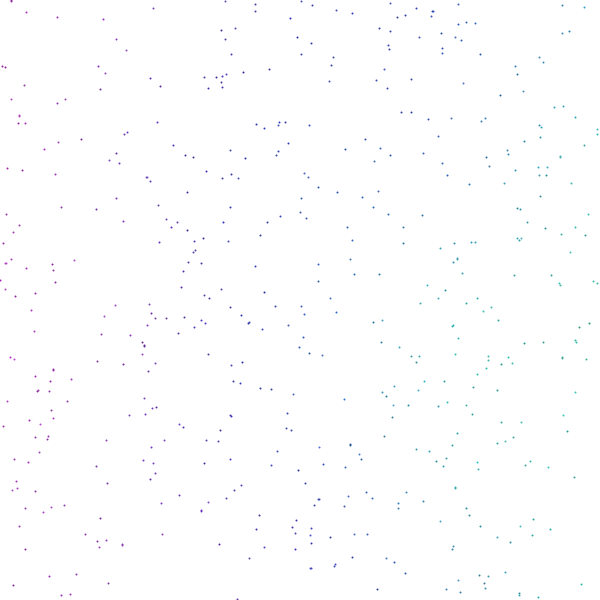
Frame 1 (no input)
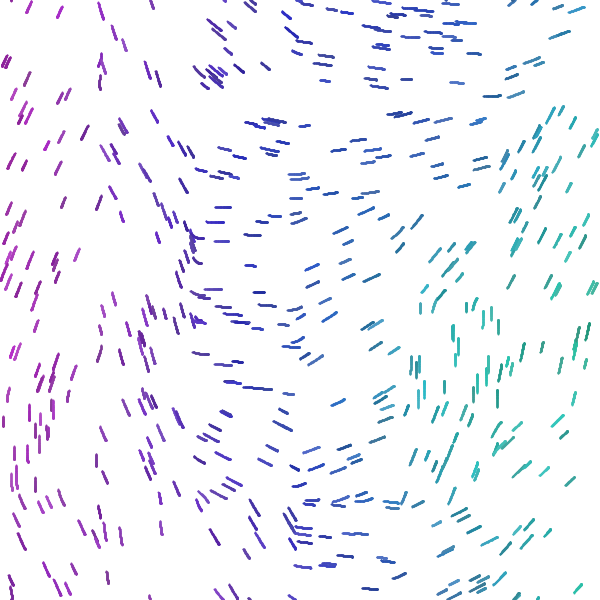
Frame 60 (the mouse pressed at the canvas centre just before this capture)
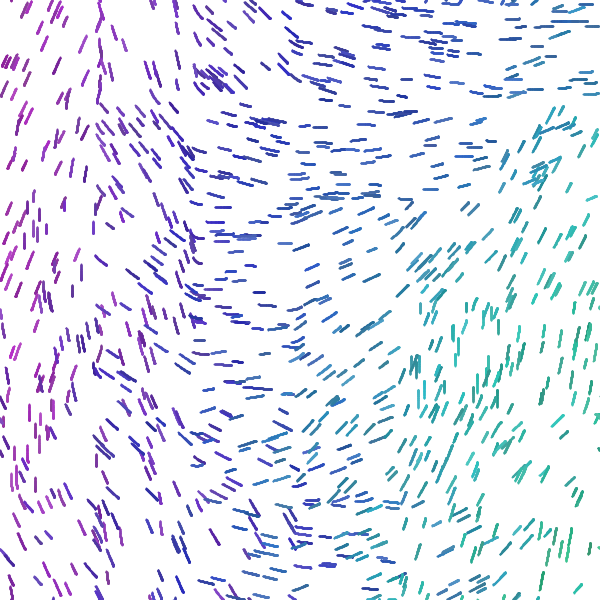
Frame 120 (the mouse held since frame 60 and released just before this capture)

The Processing sketch that drew these frames (run headless with seeded random() and noise(); from frame 60 on, the mouse is pressed at the canvas centre):

// Processing sketch: generative_art_j045
// ── generative_art_j045.pde
boolean debug = false;


FlowField flowfield;
ArrayList<Vehicle> vehicles;

int x = 0;
int nb = 3;
int maxX;
float hue;

void setup() {
  size(600, 600);
  //fullScreen();
  colorMode(HSB, 255);
  pixelDensity(2);
  
  init();
}

void draw() {
  //background(0);
  if (debug) flowfield.display();
  for (Vehicle v : vehicles) {
    v.follow(flowfield);
    v.run();
  }
  flowfield.run();
  /**
  x++;
  if (x > 500 + maxX) {
    save("art01"+nb+".jpg");
    init();
    nb++;
    if (nb >= 10) exit();
  }
  **/
}

void init() {
  background(255);
  hue = random(50, 205);
  x = 0;
  flowfield = new FlowField(100);
  vehicles = new ArrayList<Vehicle>();
  maxX = int(random(1000));
  for (int i = 0; i < 500 + random(200); i++) {
    vehicles.add(new Vehicle(new PVector(random(width), random(height)), random(1, 3), random(0.05, 0.1)));
  }
}

void keyPressed() {
  if (key == ' ') {
    debug = !debug;
  }
}

void mousePressed() {
  save("art" + nb + ".jpg");
  nb++;
  if (nb > 19) exit();
  init();
}

// ── FlowField.pde
class FlowField {
  PVector[][] field;
  float[][] theta;
  int cols, rows;
  int resolution;
  
  FlowField(int r) {
    resolution = r;
    cols = width / r;
    rows = height / r;
    field = new PVector[cols][rows];
    theta = new float[cols][rows];
    init();
  }
  
  void init() {
    noiseSeed(int(random(10000)));
    randomSeed(int(random(10000)));
    float xoff = 0;
    for (int i = 0; i < cols; i++) {
      float yoff = 0;
      for (int j = 0; j < rows; j++) {
        theta[i][j] = map(noise(xoff, yoff), 0, 1, 0, TWO_PI);
        field[i][j] = new PVector(cos(theta[i][j]), sin(theta[i][j]));
        yoff += 0.2;
      }
      xoff += 0.2;
    }
  }
  
  void display() {
    for (int i = 0; i < cols; i++) {
      for (int j = 0; j < rows; j++) {
        drawVector(field[i][j], i*resolution, j*resolution, resolution+2);
      }
    }
  }
  
  void drawVector(PVector v, float x, float y, float scaly) {
    pushMatrix();
    float arrowSize = 4;
    translate(x, y);
    stroke(255, 100);
    rotate(v.heading2D());
    float len = v.mag()*scaly;
    line(0, 0, len, 0);
    popMatrix();
  }
  
  PVector lookup(PVector lookup) {
    int column = int(constrain(lookup.x/resolution, 0, cols-1));
    int row = int(constrain(lookup.y/resolution, 0, rows-1));
    return field[column][row].get();
  }
  
  void run() {
    float xoff = 0;
    for (int i = 0; i < cols; i++) {
      float yoff = 0;
      for (int j = 0; j < rows; j++) {
        theta[i][j] += map(noise(xoff, yoff), 0, 1, -1, 1) * random(0.001, 0.005);
        field[i][j] = new PVector(cos(theta[i][j]), sin(theta[i][j]));
        yoff += 0.0001;
      }
      xoff += 0.0001;
    }
  }
}

// ── Vehicle.pde
class Vehicle {
  PVector position;
  PVector prevposition;
  PVector velocity;
  PVector acceleration;
  float r;
  float maxforce;
  float maxspeed;
  int transparancy;
  float sat, bri;
  
  Vehicle(PVector l, float ms, float mf) {
    position = l.get();
    prevposition = new PVector(position.x, position.y);
    r = 3.0;
    maxspeed = ms;
    maxforce = mf;
    acceleration = new PVector(0, 0);
    velocity = new PVector(0, 0);
    transparancy = 0;
    sat = random(150, 200);
    bri = random(150, 200);
  }
  
  public void run() {
    update();
    borders();
    display();
  }
  
  void follow(FlowField flow) {
    PVector desired = flow.lookup(position);
    desired.mult(maxspeed);
    PVector steer = PVector.sub(desired, velocity);
    steer.limit(maxforce);
    applyForce(steer);
  }
  
  void applyForce(PVector force) {
    acceleration.add(force);
    acceleration.div(10);
  }
  
  void update() {
    prevposition.set(position);
    velocity.add(acceleration);
    velocity.limit(maxspeed);
    position.add(velocity);
    acceleration.mult(0);
  }
  
  void display() {
    stroke(noise(position.x/(width*2), position.y/(height*2)) * 255, sat, bri);
    if (transparancy < 255) transparancy++;
    strokeWeight(2);
    //rotate(map(noise(position.y, position.y), 0, 1, 0, (TWO_PI)));
    line(position.x, position.y, prevposition.x, prevposition.y);
  }
  
  void borders() {
    if (position.x > width) {
      position.x = 0;
      prevposition.set(position);
    }
    if (position.x < 0) {
      position.x = width;
      prevposition.set(position);
    }
    if (position.y > height) {
      position.y = 0;
      prevposition.set(position);
    }
    if (position.y < 0) {
      position.y = height;
      prevposition.set(position);
    }
  }
}
